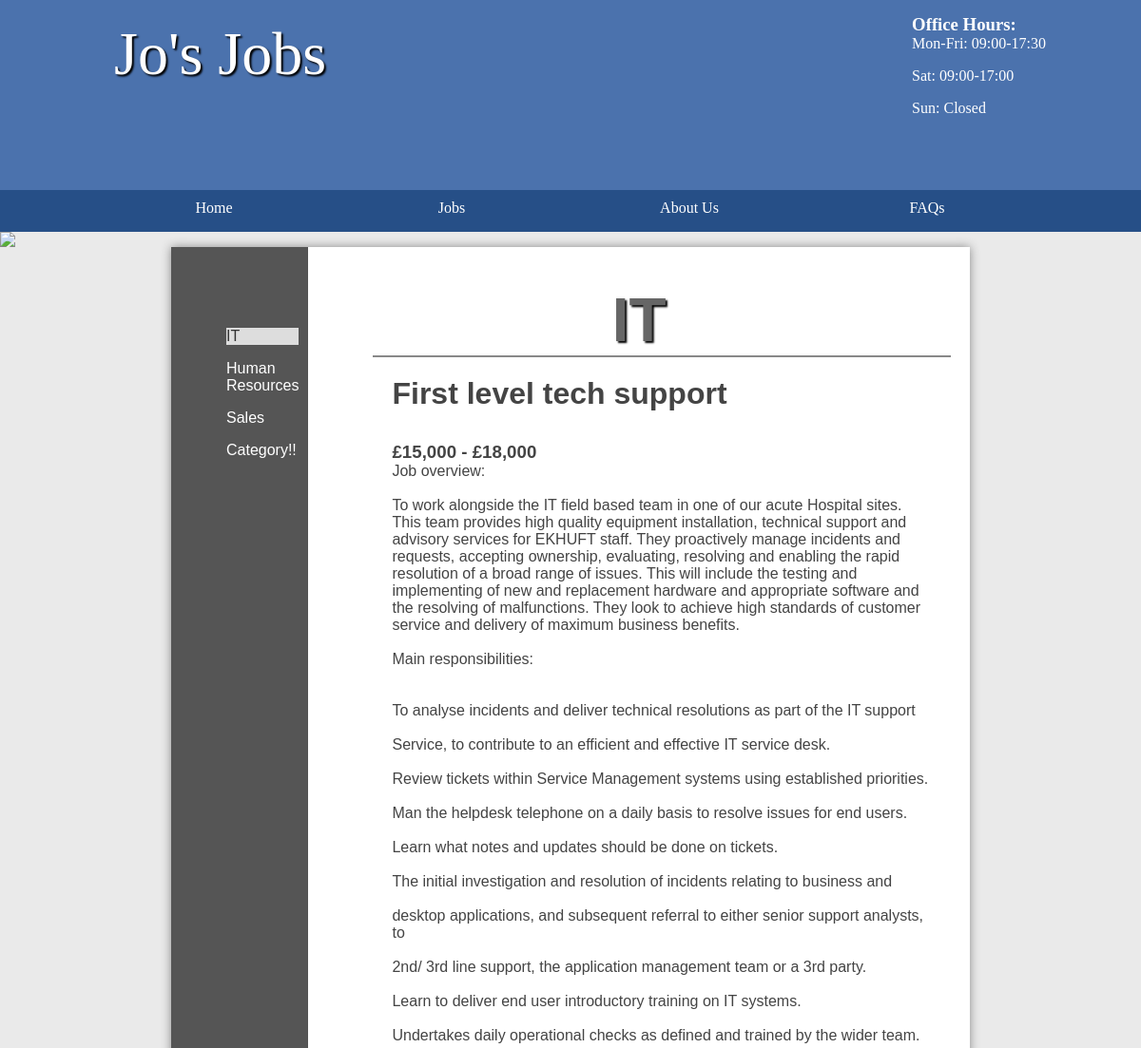
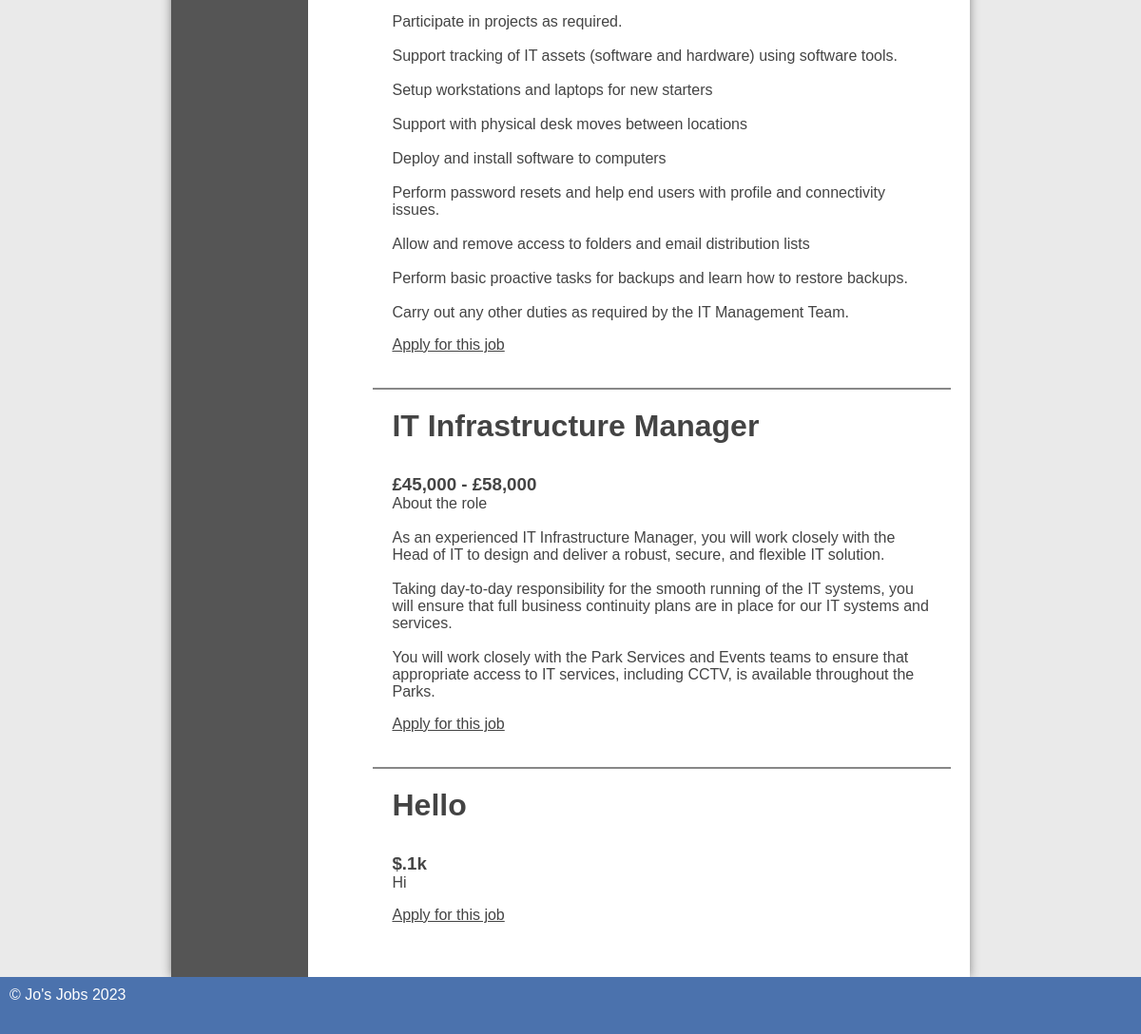
/jobs/public/admin/categories.php?id=1, run on the app's committed database (2 pictures, top to bottom).
### tables this page shows
CREATE TABLE `category` (
  `id` int(11) NOT NULL AUTO_INCREMENT,
  `name` varchar(45) DEFAULT NULL,
  PRIMARY KEY (`id`)
);

CREATE TABLE `job` (
  `id` int(11) NOT NULL AUTO_INCREMENT,
  `title` varchar(45) DEFAULT NULL,
  `description` longblob DEFAULT NULL,
  `salary` varchar(45) DEFAULT NULL,
  `closingDate` date DEFAULT NULL,
  `categoryId` int(11) DEFAULT NULL,
  `location` varchar(255) DEFAULT NULL,
  `archived` tinyint(1) DEFAULT 0,
  PRIMARY KEY (`id`)
);

### jobs/include/utils.php (called while the page is built, shortened)
<?php
function createHead($title = "Home") {
    global $categories, $db;
    $db ??= new Database();
    $categories = $db->category->selectAll();
    require 'top-section.html.php';
}

### jobs/public/admin/categories.php (called while the page is built, shortened)
<?php
require "../../include/utils.php";
isset($_GET['id']) && exit(require "../../include/category-page.html.php");
?>
<?php include '../../include/footer.html.php'; ?>

### jobs/classes/database.php (called while the page is built, shortened)
<?php
class Database extends stdClass {
    public function __construct($user = "student", $password = "student", $dbname = "job", $host = "mysql") {
        $this->pdo = new PDO("mysql:host=$host;dbname=$dbname", $user, $password);
    }
    public function __get($name) {
        return $this->$name;
    }
}

### jobs/classes/table.php (called while the page is built, shortened)
<?php
class Table {
    private $pdo;
    private $table;
    public function __construct($pdoInstance, $table) {
        $this->pdo = $pdoInstance;
        $this->table = $table;
    }
    private function selector($binds, $items) {
        $query = "SELECT ";
        $query .= "$items FROM $this->table";
        $statement = $this->bindAndExecute($binds, $query);
        return $statement;
    }
    public function select(array|string $binds = [], array|string $items = '*') {
        return $this->selector($binds, $items)->fetch();
    }
    public function selectAll(array|string $binds = [], array|string $items = '*'): array {
        return $this->selector($binds, $items)->fetchAll();
    }
    private function bindAndExecute(array|string $binds, string $query, array $values = [], bool $debugMode = false): PDOStatement {
        if (is_string($binds))
            $query .= " $binds ";
        else if (is_array($binds) && !empty($binds)) {
            $query .= " WHERE ";
            foreach ($binds as $key => $value)
                $query .= is_int($key) ? " $value " : " $key = :$key ";
        }
        $statement = $this->pdo->prepare($query);
        if (!is_string($binds))
            foreach ($binds as $key => $value)
                if (!is_int($key))
                    $statement->bindValue($key, $value);
        $statement->execute();
        return $statement;
    }
}

### jobs/include/category-page.html.php (the view, shortened to what this page needs)
<?php
$db ??= new Database();
$name = $db->category->select(['id' => $_GET['id']], 'name')['name'] ?? null;
createHead("$name Jobs");
?>
<main class="sidebar">
    <section class="left">
        <ul>
            <?php foreach ($categories as $category) { ?>
                <li <?= $category['id'] == $_GET['id'] ? 'class="current"' : '' ?>>
                    <a href="?id=<?= $category['id'] ?>"><?= $category['name'] ?></a>
                </li>
            <?php } ?>
        </ul>
    </section>
    <section class="right">
        <h1><?= $name ?></h1>
        <ul class="listing">
            <?php
            $jobs = $db->job->selectAll(['categoryId' => $_GET['id'], 'AND', 'archived' => 0, 'AND', 'closingDate > ', (new DateTime())->format('Y-m-d')]);
            if (!$jobs)
                echo '<p>No jobs in this category yet.</p>';
            else
                foreach ($jobs as $job) { ?>
                <li>
                    <div class="details">
                        <h2><?= $job['title'] ?></h2>
                        <h3><?= $job['salary'] ?></h3>
                        <p><?= nl2br($job['description']) ?></p>
                        <a class="more" href="/apply.php?id=<?= $job['id'] ?>">Apply for this job</a>
                    </div>
                </li>
            <?php } ?>
        </ul>
    </section>
</main>
<?php include 'footer.html.php'; ?>

### jobs/include/top-section.html.php (shortened to what this page needs)
<!DOCTYPE html>
<html>
<head>
    <link rel="stylesheet" href="/styles.css" />
</head>
<header>
    <section>
        <aside>
            <h3>Office Hours:</h3>
            <p>Mon-Fri: 09:00-17:30</p>
            <p>Sat: 09:00-17:00</p>
            <p>Sun: Closed</p>
        </aside>
        <h1>Jo's Jobs</h1>
    </section>
</header>
<nav>
    <ul>
        <li><a href="/">Home</a></li>
        <li>
            <a href="/admin/jobs.php">Jobs</a>
        </li>
        <li><a href="/about.html">About Us</a></li>
        <li><a href="/faqs.php">FAQs</a></li>
    </ul>
</nav>
<img src="/images/randombanner.php" />

### jobs/include/footer.html.php
<footer>
    &copy; Jo's Jobs 2023
</footer>

### jobs/public/styles.css (style rules this page uses)
* { margin: 0; padding: 0; }
html { font-family: 'Oxygen-Regular', verdana, sans-serif; }
header { background-color: #4b72ad; color: white; height: 200px; }
header aside { float: right; margin-top: 15px; }
header section { width: 1000px; display: block; margin: auto; }
header h1 { float: left; margin-left: 20px; }
nav { width: 100%; background-color: #264f87; overflow: auto; }
body>img { width: 100%; display: block; }
nav ul { width: 1000px; margin: auto; display: block; list-style-type: none; }
nav ul li { width: 25%; float: left; overflow: auto; text-align: center; }
nav li { color: white; padding-top: 10px; display: block; }
nav a { color: white; text-decoration: none }
main ul { margin-left: 3em; }
main a { color: #333; }
nav { font-family: 'Oxygen-Regular'; }
header section { display: block; font-family: 'Oxygen-Regular', cursive; }
header h1 { font-weight: normal; }
h1 { font-size: 4em; color: white; text-align: center; padding-top: 20px; text-shadow: 2px 2px 2px #000; }
main { min-height: 50vh; background-color: #fff; width: 70vw; display: block; margin: auto; box-shadow: 0px 0px 10px #888; color: #444; }
footer { min-height: 5vh; color: white; }
main h2 { font-size: 2em; }
p, li, h2 { margin-bottom: 1em; }
footer { background-color: #4b72ad; padding: 10px; color: white; }
.left ul { list-style-type: none }
section a { color: #444; }
.stock, .sidebar { display: table; }
.stock>ul, .sidebar .left { width: 10vw; list-style-type: none; display: table-cell; padding: 10px; background-color: #555; margin: 0; }
.stock .products, .sidebar .right { display: table-cell; padding: 20px; }
.stock>ul a, .sidebar .left a { color: white; text-decoration: none; }
.listing li { border-top: 2px solid #888; padding: 20px; overflow: auto; }
.current { background-color: #ddd; color: #333; display: block; }
.current a { color: #333 !important; }
.right { padding: 20px; }
main h1 { color: #666; }

### data on the page
category: name "IT"
category: name "Human Resources"
category: name "Sales"
category: name "Category!!"
job: title "First level tech support", salary "£15,000 - £18,000", description "Job overview: To work alongside the IT field based team in one of our acute Hospital sites. This team provides high quality equipment installation, technical support and advisory services for EKHUFT staff. They proactively manage incidents and requests, accepting ownership, evaluating, resolving and enabling the rapid resolution of a broad range of issues. This will include the testing and implementing of new and replacement hardware and appropriate software and the resolving of malfunctions. They look to achieve high standards of customer service and delivery of maximum business benefits. Main responsibilities: To analyse incidents and deliver technical resolutions as part of the IT…"
job: title "IT Infrastructure Manager", salary "£45,000 - £58,000", description "About the role As an experienced IT Infrastructure Manager, you will work closely with the Head of IT to design and deliver a robust, secure, and flexible IT solution. Taking day-to-day responsibility for the smooth running of the IT systems, you will ensure that full business continuity plans are in place for our IT systems and services. You will work closely with the Park Services and Events teams to ensure that appropriate access to IT services, including CCTV, is available throughout the Parks."
job: title "Hello", salary "$.1k", description "Hi"
